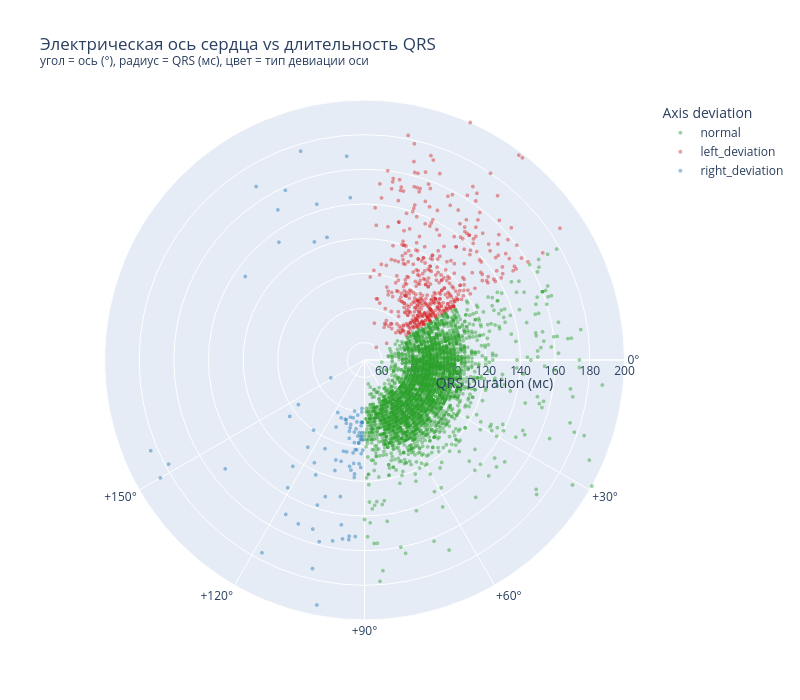

The notebook cell this image was saved under:
### Markdown cell above
#### Гипотеза: отклонения электрической оси сердца сопровождаются расширением комплекса QRS — потому что выраженные left/right axis deviation часто вызваны блокадами ножек пучка Гиса (LBBB/RBBB), а они и удлиняют QRS. То есть: чем дальше угол от нормальной зоны, тем шире QRS
θ (угол) = qrs_axis — собственно электрическая ось
r (радиус) = qrs_duration — точки «далеко от центра» = широкий QRS
цвет = axis_deviation (normal / left / right) — сразу видно скопления
clockwise + 0° справа — как принято в кардиологии (+90° смотрит вниз, как в учебнике)

### Code cell
sample = data.dropna(subset=['qrs_axis', 'qrs_duration']).sample(4000, random_state=42)
fig = px.scatter_polar(
        sample,
        r='qrs_duration',
        theta='qrs_axis',
        color='axis_deviation',
        category_orders={'axis_deviation' : ['normal', 'left_deviation', 'right_deviation']},
        color_discrete_map={
            'normal':          '#2ca02c',
            'left_deviation':  '#d62728',
            'right_deviation': '#1f77b4',
        },
        opacity=0.45,
        hover_data={'age': True, 'heart_rate': True, 'abnormal_flag': True,
                'qrs_axis': ':.0f', 'qrs_duration': ':.0f'},
        title=('Электрическая ось сердца vs длительность QRS<br>'
           '<sup>угол = ось (°), радиус = QRS (мс), цвет = тип девиации оси</sup>'),
    )
fig.update_traces(marker=dict(size=4))
fig.update_layout(
        polar=dict(
            angularaxis=dict(
                direction='clockwise',
                rotation=0,
                tickmode='array',
                tickvals=[-180, -150, -120, -90, -60, -30, 0, 30, 60, 90, 120, 150],
                ticktext=['±180°','-150°','-120°','-90°','-60°','-30°',
                      '0°','+30°','+60°','+90°','+120°','+150°'],
            ),
            radialaxis=dict(title='QRS Duration (мс)', range=[50, 200]),
        ),
        legend_title_text='Axis deviation',
        width=800, height=700,
)
fig.show()

### Figure 1 — Plotly figure (JSON) as saved in the notebook; plotly's stock layout.template omitted (floating-point values rounded to 4 significant figures; data arrays with more than 128 entries replaced by an {"elided": "..."} marker saying what was removed)
{"data": [{"customdata": {"elided": "3418x5 float values"}, "hovertemplate": "axis_deviation=normal<br>qrs_duration=%{customdata[4]:.0f}<br>qrs_axis=%{customdata[3]:.0f}<br>age=%{customdata[0]}<br>heart_rate=%{customdata[1]}<br>abnormal_flag=%{customdata[2]}<extra></extra>", "legendgroup": "normal", "marker": {"color": "#2ca02c", "opacity": 0.45, "size": 4, "symbol": "circle"}, "mode": "markers", "name": "normal", "r": {"elided": "3418 float values"}, "showlegend": true, "subplot": "polar", "theta": {"elided": "3418 float values"}, "type": "scatterpolargl"}, {"customdata": {"elided": "490x5 float values"}, "hovertemplate": "axis_deviation=left_deviation<br>qrs_duration=%{customdata[4]:.0f}<br>qrs_axis=%{customdata[3]:.0f}<br>age=%{customdata[0]}<br>heart_rate=%{customdata[1]}<br>abnormal_flag=%{customdata[2]}<extra></extra>", "legendgroup": "left_deviation", "marker": {"color": "#d62728", "opacity": 0.45, "size": 4, "symbol": "circle"}, "mode": "markers", "name": "left_deviation", "r": {"elided": "490 float values"}, "showlegend": true, "subplot": "polar", "theta": {"elided": "490 float values"}, "type": "scatterpolargl"}, {"customdata": {"elided": "92x5 float values"}, "hovertemplate": "axis_deviation=right_deviation<br>qrs_duration=%{customdata[4]:.0f}<br>qrs_axis=%{customdata[3]:.0f}<br>age=%{customdata[0]}<br>heart_rate=%{customdata[1]}<br>abnormal_flag=%{customdata[2]}<extra></extra>", "legendgroup": "right_deviation", "marker": {"color": "#1f77b4", "opacity": 0.45, "size": 4, "symbol": "circle"}, "mode": "markers", "name": "right_deviation", "r": [88.0, 92.0, 110.0, 80.0, 144.0, 186.0, 102.0, 104.0, 134.0, 90.0, 84.0, 104.0, 94.0, 168.0, 98.0, 92.0, 124.0, 118.0, 94.0, 152.0, 80.0, 106.0, 72.0, 156.0, 102.0, 92.0, 158.0, 150.0, 96.0, 116.0, 86.0, 86.0, 152.0, 124.0, 112.0, 174.0, 112.0, 150.0, 130.0, 96.0, 176.0, 98.0, 86.0, 90.0, 82.0, 98.0, 152.0, 184.0, 152.0, 132.0, 124.0, 104.0, 158.0, 88.0, 116.0, 96.0, 86.0, 178.0, 78.0, 92.0, 86.0, 92.0, 176.0, 136.0, 116.0, 104.0, 84.0, 88.0, 146.0, 104.0, 102.0, 110.0, 100.0, 84.0, 86.0, 110.0, 152.0, 154.0, 110.0, 194.0, 144.0, 122.0, 110.0, 154.0, 114.0, 96.0, 168.0, 138.0, 94.0, 86.0, 134.0, 96.0], "showlegend": true, "subplot": "polar", "theta": [106.0, 98.0, 106.0, 101.0, 253.0, 150.0, 95.0, 97.0, 234.0, 102.0, 104.0, 92.0, 95.0, 265.0, 97.0, 113.0, 253.0, 95.0, 93.0, 112.0, 93.0, 114.0, 152.0, 100.0, 91.0, 102.0, 104.0, 117.0, 91.0, 105.0, 107.0, 93.0, 142.0, 247.0, 92.0, 104.0, 98.0, 240.0, 100.0, 92.0, 253.0, 94.0, 108.0, 97.0, 97.0, 94.0, 95.0, 157.0, 93.0, 106.0, 124.0, 143.0, 245.0, 93.0, 95.0, 146.0, 97.0, 152.0, 93.0, 94.0, 92.0, 92.0, 118.0, 121.0, 116.0, 103.0, 101.0, 102.0, 98.0, 101.0, 96.0, 93.0, 126.0, 117.0, 92.0, 123.0, 107.0, 97.0, 103.0, 101.0, 265.0, 113.0, 96.0, 95.0, 97.0, 93.0, 238.0, 108.0, 92.0, 112.0, 215.0, 101.0], "type": "scatterpolargl"}], "layout": {"height": 700, "legend": {"title": {"text": "Axis deviation"}, "tracegroupgap": 0}, "polar": {"angularaxis": {"direction": "clockwise", "rotation": 0, "tickmode": "array", "ticktext": ["±180°", "-150°", "-120°", "-90°", "-60°", "-30°", "0°", "+30°", "+60°", "+90°", "+120°", "+150°"], "tickvals": [-180, -150, -120, -90, -60, -30, 0, 30, 60, 90, 120, 150]}, "domain": {"x": [0, 1], "y": [0, 1]}, "radialaxis": {"range": [50, 200], "title": {"text": "QRS Duration (мс)"}}}, "title": {"text": "Электрическая ось сердца vs длительность QRS<br><sup>угол = ось (°), радиус = QRS (мс), цвет = тип девиации оси</sup>"}, "width": 800}}
